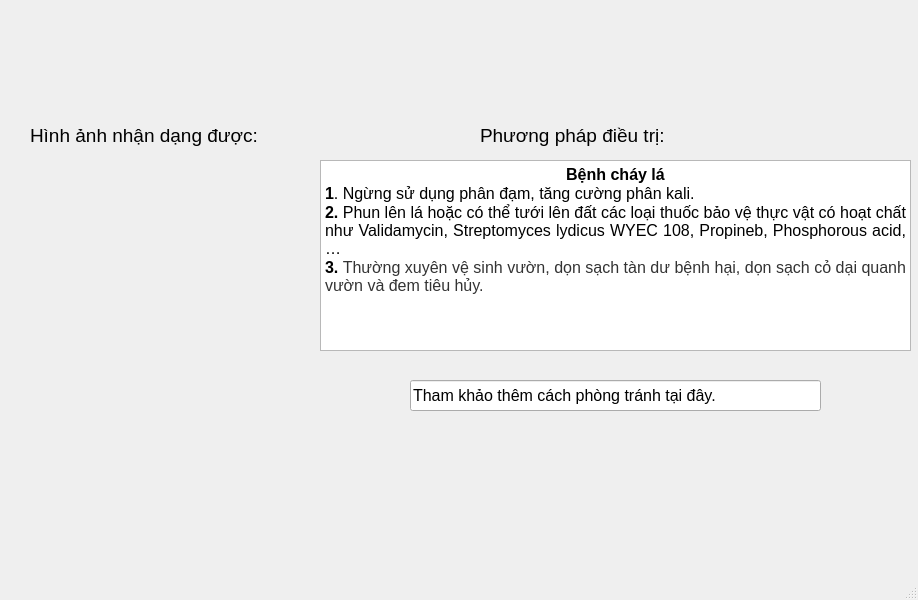
<?xml version="1.0" encoding="UTF-8"?>
<ui version="4.0">
 <class>MainWindow</class>
 <widget class="QMainWindow" name="MainWindow">
  <property name="geometry">
   <rect>
    <x>0</x>
    <y>0</y>
    <width>918</width>
    <height>600</height>
   </rect>
  </property>
  <property name="windowTitle">
   <string>MainWindow</string>
  </property>
  <widget class="QWidget" name="centralwidget">
   <widget class="QLabel" name="label">
    <property name="geometry">
     <rect>
      <x>30</x>
      <y>110</y>
      <width>271</width>
      <height>51</height>
     </rect>
    </property>
    <property name="font">
     <font>
      <pointsize>14</pointsize>
     </font>
    </property>
    <property name="text">
     <string>Hình ảnh nhận dạng được:</string>
    </property>
   </widget>
   <widget class="QLabel" name="label_2">
    <property name="geometry">
     <rect>
      <x>480</x>
      <y>110</y>
      <width>271</width>
      <height>51</height>
     </rect>
    </property>
    <property name="font">
     <font>
      <pointsize>14</pointsize>
     </font>
    </property>
    <property name="text">
     <string>Phương pháp điều trị:</string>
    </property>
   </widget>
   <widget class="QTextEdit" name="textEdit">
    <property name="geometry">
     <rect>
      <x>320</x>
      <y>160</y>
      <width>591</width>
      <height>191</height>
     </rect>
    </property>
    <property name="html">
     <string>&lt;!DOCTYPE HTML PUBLIC &quot;-//W3C//DTD HTML 4.0//EN&quot; &quot;http://www.w3.org/TR/REC-html40/strict.dtd&quot;&gt;
&lt;html&gt;&lt;head&gt;&lt;meta name=&quot;qrichtext&quot; content=&quot;1&quot; /&gt;&lt;style type=&quot;text/css&quot;&gt;
p, li { white-space: pre-wrap; }
&lt;/style&gt;&lt;/head&gt;&lt;body style=&quot; font-family:'MS Shell Dlg 2'; font-size:7.8pt; font-weight:400; font-style:normal;&quot;&gt;
&lt;p align=&quot;center&quot; style=&quot; margin-top:0px; margin-bottom:0px; margin-left:0px; margin-right:0px; -qt-block-indent:0; text-indent:0px;&quot;&gt;&lt;span style=&quot; font-size:12pt; font-weight:600;&quot;&gt;Bệnh cháy lá&lt;/span&gt;&lt;/p&gt;
&lt;p align=&quot;justify&quot; style=&quot; margin-top:0px; margin-bottom:0px; margin-left:0px; margin-right:0px; -qt-block-indent:0; text-indent:0px;&quot;&gt;&lt;span style=&quot; font-size:12pt; font-weight:600;&quot;&gt;1&lt;/span&gt;&lt;span style=&quot; font-size:12pt;&quot;&gt;. Ngừng sử dụng phân đạm, tăng cường phân kali.&lt;/span&gt;&lt;/p&gt;
&lt;p align=&quot;justify&quot; style=&quot; margin-top:0px; margin-bottom:0px; margin-left:0px; margin-right:0px; -qt-block-indent:0; text-indent:0px;&quot;&gt;&lt;span style=&quot; font-size:12pt; font-weight:600;&quot;&gt;2.&lt;/span&gt;&lt;span style=&quot; font-size:12pt;&quot;&gt; Ph&lt;/span&gt;&lt;span style=&quot; font-family:'Arial','sans-serif'; font-size:12pt; color:#000000; background-color:#ffffff;&quot;&gt;un lên lá hoặc có thể tưới lên đất các loại thuốc bảo vệ thực vật có hoạt chất như Validamycin, Streptomyces lydicus WYEC 108, Propineb, Phosphorous acid,…&lt;/span&gt;&lt;/p&gt;
&lt;p align=&quot;justify&quot; style=&quot; margin-top:0px; margin-bottom:0px; margin-left:0px; margin-right:0px; -qt-block-indent:0; text-indent:0px;&quot;&gt;&lt;span style=&quot; font-family:'Google Sans','arial','sans-serif'; font-size:12pt; font-weight:600; color:#000000;&quot;&gt;3.&lt;/span&gt;&lt;span style=&quot; font-family:'Google Sans','arial','sans-serif'; font-size:12pt; color:#000000;&quot;&gt; &lt;/span&gt;&lt;span style=&quot; font-family:'Arial','sans-serif'; font-size:12pt; color:#333333; background-color:#ffffff;&quot;&gt;Thường xuyên vệ sinh vườn, dọn sạch tàn dư bệnh hại, dọn sạch cỏ dại quanh vườn và đem tiêu hủy.&lt;/span&gt;&lt;/p&gt;&lt;/body&gt;&lt;/html&gt;</string>
    </property>
   </widget>
   <widget class="QLineEdit" name="lineEdit">
    <property name="geometry">
     <rect>
      <x>410</x>
      <y>380</y>
      <width>411</width>
      <height>31</height>
     </rect>
    </property>
    <property name="font">
     <font>
      <pointsize>12</pointsize>
     </font>
    </property>
    <property name="text">
     <string>Tham khảo thêm cách phòng tránh tại đây.</string>
    </property>
   </widget>
  </widget>
  <widget class="QMenuBar" name="menubar">
   <property name="geometry">
    <rect>
     <x>0</x>
     <y>0</y>
     <width>918</width>
     <height>26</height>
    </rect>
   </property>
  </widget>
  <widget class="QStatusBar" name="statusbar"/>
 </widget>
 <resources/>
 <connections/>
</ui>
